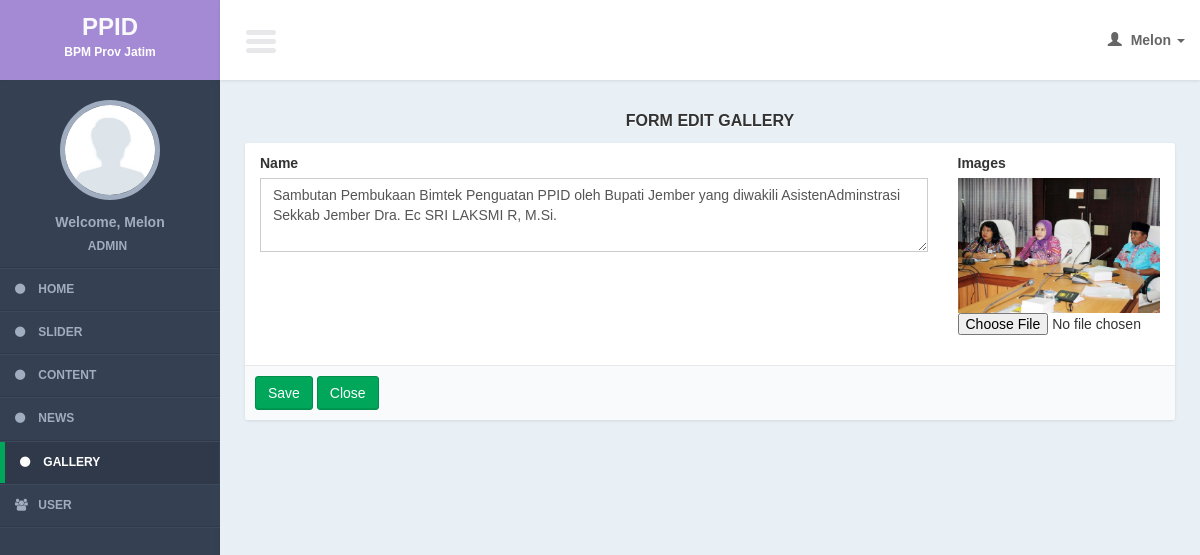
Page /admin/controllers/gallery.php?page=form&id=7 (signed in) on the committed database.
### tables this page shows
CREATE TABLE IF NOT EXISTS `news` (
`news_id` int(11) NOT NULL,
  `news_name` text NOT NULL,
  `news_img` text NOT NULL,
  `news_desc` text NOT NULL,
  `news_type` int(11) NOT NULL,
  `news_date` date NOT NULL
);

### admin/models/gallery_model.php (called while the page is built, shortened)
<?php
function read_id($id){
	$query = mysql_query("select *
			from news
			where news_id = '$id'");
	$result = mysql_fetch_object($query);
	return $result;
}
?>

### admin/views/gallery/form.php (the view, shortened to what this page needs)
      <section class="content">
          <div class="row">
              <div class="col-md-12">
                  <div class="title_page"> <?= $title ?></div>
                   <form  class="cmxform" id="createForm" action="<?= $action?>" method="post" enctype="multipart/form-data" role="form">
                  <div class="box box-cokelat">
                      <div class="box-body">
                              <div class="col-md-9">
                               <div class="form-group">
                                  <label>Name</label>
                                 <textarea class="form-control" name="i_desc" rows="3" placeholder=""><?= $row->news_desc ?></textarea>
                              </div>
                              </div>
	<div class="col-md-3">
                                <div class="form-group">
                               <label>Images</label>
                               <?php
                              if($id){
?>
                              <br />
                              <img src="../../assets/images/gallery/<?= $row->news_img ?>" style="width:100%;"/>
                              <?php
}
?>
                                 <input type="file" name="i_img" id="i_img" />
                              </div>
                              </div>
                      </div>
                        <div class="box-footer">
                      <input class="btn btn-success" type="submit" value="Save"/>
                      <a href="<?= $close_button?>" class="btn btn-success" >Close</a>
                   </div>
                  </div>
             </form>
              </div>
          </div>
      </section>

### admin/css/AdminLTE.css (style rules this page uses)
html { font-family: 'Source Sans Pro', sans-serif; -webkit-font-smoothing: antialiased; min-height: 100%; background: #E9F0F5; }
body { font-family: 'Source Sans Pro', sans-serif; -webkit-font-smoothing: antialiased; min-height: 100%; background: #E9F0F5; }
a { color: #3c8dbc; }
.content { padding: 30px 10px; }
img { max-width: 100%important; }
.form-control { -webkit-border-radius: 0px !important; -moz-border-radius: 0px !important; border-radius: 0px !important; box-shadow: none; }
.box { position: relative; margin-bottom: 20px; -webkit-border-radius: 3px; -moz-border-radius: 3px; border-radius: 3px !important; width: 100%; background:#fff; box-shadow: 0 1px 3px rgba(0, 0, 0, 0.1); }
.box .box-body { padding-top:10px; -webkit-border-top-left-radius: 0; -webkit-border-top-right-radius: 0; -webkit-border-bottom-right-radius: 3px; -webkit-border-bottom-left-radius: 3px; -moz-border-radius-topleft: 0; -moz-border-radius-topright: 0; -moz-border-radius-bottomright: 3px; -moz-border-radius-bottomleft: 3px; border-top-left-radius: 0; border-top-right-radius: 0; border-bottom-right-radius: 3px; border-bottom-left-radius: 3px; border-radius:3px; padding-bottom:20px; }
.box .box-footer { border-top: 1px solid #e8e8e8; -webkit-border-top-left-radius: 0; -webkit-border-top-right-radius: 0; -webkit-border-bottom-right-radius: 3px; -webkit-border-bottom-left-radius: 3px; -moz-border-radius-topleft: 0; -moz-border-radius-topright: 0; -moz-border-radius-bottomright: 3px; -moz-border-radius-bottomleft: 3px; border-top-left-radius: 0; border-top-right-radius: 0; border-bottom-right-radius: 3px; border-bottom-left-radius: 3px; background:#F9FAFC; padding: 10px; }
.btn { font-weight: 500; -webkit-border-radius: 3px; -moz-border-radius: 3px; border-radius: 3px; border: 1px solid transparent; -webkit-box-shadow: inset 0px -2px 0px 0px rgba(0, 0, 0, 0.09); -moz-box-shadow: inset 0px -2px 0px 0px rgba(0, 0, 0, 0.09); box-shadow: inset 0px -1px 0px 0px rgba(0, 0, 0, 0.09); }
.btn.btn-success { background-color: #00a65a; border-color: #008d4c; }
.title_page { font-size:medium; text-align:center; font-weight:bold; margin-bottom:10px; text-shadow: 0 1px 1px #ffffff; text-transform:uppercase; }

### rows in the picture
news: i_desc "Sambutan Pembukaan Bimtek Penguatan PPID oleh Bupati Jember yang diwakili AsistenAdminstrasi Sekkab Jember Dra. Ec SRI LAKSMI R, M.Si.", news_img (picture)

### other values in the picture
$user_data[0] "Melon"
$user_data[1] "ADMIN"
$title "FORM EDIT GALLERY"
